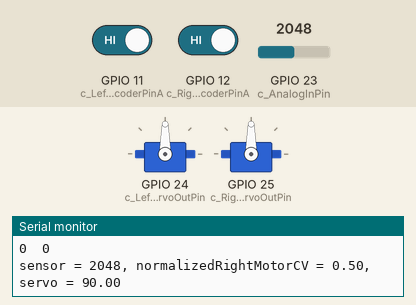
A sketch run on a simulated ESP32. On the bench: 2 × servo, the last lines printed to the serial monitor. Inputs (shaded band) come from the test bench; at power-on: GPIO 23 (c_AnalogInPin) = 2048, GPIO 11 (c_LeftEncoderPinA) HIGH, GPIO 12 (c_RightEncoderPinA) HIGH.

Above: at 1.2 s.
1.3 s: GPIO 23 (c_AnalogInPin) set to 2229
At 2.3 s:
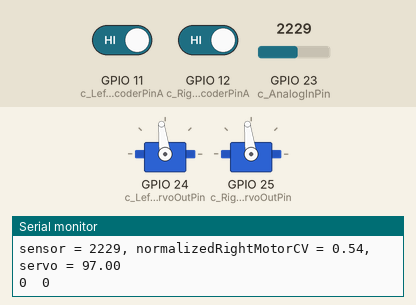
4.3 s: GPIO 23 (c_AnalogInPin) set to 2346
At 5.0 s:
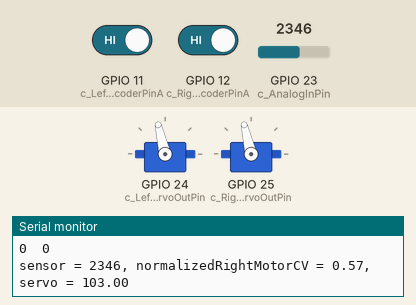
5.8 s: GPIO 23 (c_AnalogInPin) set to 1228
At 6.6 s:
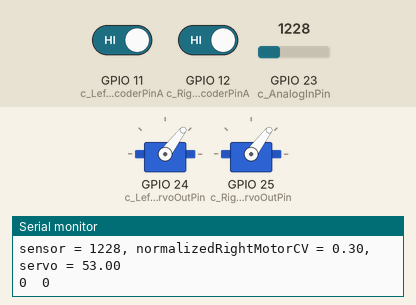
7.3 s: GPIO 23 (c_AnalogInPin) set to 1041
At 8.5 s:
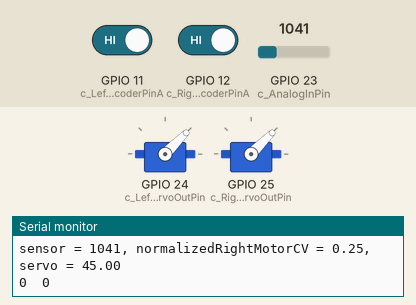
8.8 s: GPIO 23 (c_AnalogInPin) set to 943
At 9.2 s:
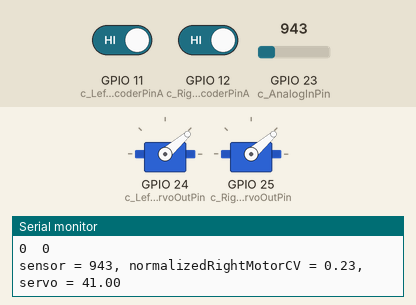
Timing chart, 0 to 11.8 s (numbered marks = the images above; inputs shaded):
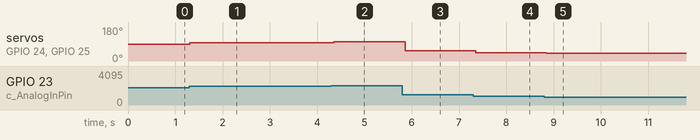

The sketch:

encoder_test_stellaris.ino
```cpp
#include <Servo.h>

///Pin number 23 and A7
const int c_AnalogInPin = 23 ; // Analog input pin that the potentiometer is attached to

///24 pin = PD_1
///25 PIN = PD_2
const int c_LeftServoOutPin = 24;    // Output pin that the servo is attached to
const int c_RightServoOutPin = 25;    // Output pin that the servo is attached to

Servo _LeftServo;
Servo _RightServo;

#define c_MaxMotorCV 90      // range is 0 ... 90 (half servo range)

// Quadrature encoders
// Left encoder
/// Pin 11 = PA_2
///Pin 31 = PF_4
#define c_LeftEncoderPinA 11
#define c_LeftEncoderPinB 31
#define LeftEncoderIsReversed
volatile bool _LeftEncoderBSet;
volatile long _LeftEncoderTicks = 0;

// Right encoder
///Pin 12 = PA_3
///Pin 32 = PD_7
#define c_RightEncoderPinA 12
#define c_RightEncoderPinB 32
volatile bool _RightEncoderBSet;
volatile long _RightEncoderTicks = 0;


void setup()
{
  // Configure the ADC pin
  Serial.begin(9600);
 // pinMode(c_AnalogInPin, INPUT);

  _LeftServo.attach(c_LeftServoOutPin);  // attaches the servo on specified pin to the servo object
  _RightServo.attach(c_RightServoOutPin);  // attaches the servo on specified pin to the servo object

  // Quadrature encoders
  // Left encoder
  pinMode(c_LeftEncoderPinA, INPUT_PULLUP);      // sets pin A as input
  pinMode(c_LeftEncoderPinB, INPUT_PULLUP);      // sets pin B as input
  attachInterrupt(c_LeftEncoderPinA, HandleLeftMotorInterruptA, RISING);

  // Right encoder
  pinMode(c_RightEncoderPinA, INPUT_PULLUP);      // sets pin A as input
  pinMode(c_RightEncoderPinB, INPUT_PULLUP);      // sets pin B as input
  attachInterrupt(c_RightEncoderPinA, HandleRightMotorInterruptA, RISING);
}

void loop()
{
  int sensorValue = analogRead(c_AnalogInPin);
  float normalizedRightMotorCV = sensorValue / 4095.0;
  float normalizedLeftMotorCV = normalizedRightMotorCV;

  float leftServoValue = mapFloat(normalizedLeftMotorCV, 0, 1, 90.0 - c_MaxMotorCV, 90.0 + c_MaxMotorCV);     // scale it to use it with the servo (value between 0 and 180)
  float rightServoValue = mapFloat(normalizedRightMotorCV, 0, 1, 90.0 - c_MaxMotorCV, 90.0 + c_MaxMotorCV);     // scale it to use it with the servo (value between 0 and 180)

  _LeftServo.write(leftServoValue);
  _RightServo.write(rightServoValue);

    Serial.print("sensor = " );
    Serial.print(sensorValue);
    Serial.print(", normalizedRightMotorCV = " );
    Serial.print(normalizedRightMotorCV);
    Serial.print(", servo = " );
    Serial.println(rightServoValue);


    Serial.print(_LeftEncoderTicks);
    Serial.print("\t");
    Serial.print(_RightEncoderTicks);
    Serial.print("\n");


  delay(20);         // Wait for x milliseconds
}

long mapFloat(float x, float in_min, float in_max, float out_min, float out_max)
{
  return (x - in_min) * (out_max - out_min) / (in_max - in_min) + out_min;
}

// Interrupt service routines for the left motor's quadrature encoder
void HandleLeftMotorInterruptA()
{
  // Test transition; since the interrupt will only fire on 'rising' we don't need to read pin A
  _LeftEncoderBSet = digitalRead(c_LeftEncoderPinB);   // read the input pin

  // and adjust counter + if A leads B
  #ifdef LeftEncoderIsReversed
    _LeftEncoderTicks -= _LeftEncoderBSet ? -1 : +1;
  #else
    _LeftEncoderTicks += _LeftEncoderBSet ? -1 : +1;
  #endif
}

// Interrupt service routines for the right motor's quadrature encoder
void HandleRightMotorInterruptA()
{
  // Test transition; since the interrupt will only fire on 'rising' we don't need to read pin A
  _RightEncoderBSet = digitalRead(c_RightEncoderPinB);   // read the input pin

  // and adjust counter + if A leads B
  #ifdef RightEncoderIsReversed
    _RightEncoderTicks -= _RightEncoderBSet ? -1 : +1;
  #else
    _RightEncoderTicks += _RightEncoderBSet ? -1 : +1;
  #endif
}
```

Measured:
- after the input at 1.3 s, servo on GPIO 24 (c_LeftServoOutPin), servo on GPIO 25 (c_RightServoOutPin): 90° → 97° at once
- after the input at 4.3 s, servo on GPIO 24 (c_LeftServoOutPin), servo on GPIO 25 (c_RightServoOutPin): 97° → 103° after 0.05 s
- after the input at 5.8 s, servo on GPIO 24 (c_LeftServoOutPin), servo on GPIO 25 (c_RightServoOutPin): 103° → 53° after 0.06 s
- after the input at 7.3 s, servo on GPIO 24 (c_LeftServoOutPin), servo on GPIO 25 (c_RightServoOutPin): 53° → 45° after 0.05 s
- after the input at 8.8 s, servo on GPIO 24 (c_LeftServoOutPin), servo on GPIO 25 (c_RightServoOutPin): 45° → 41° at once
